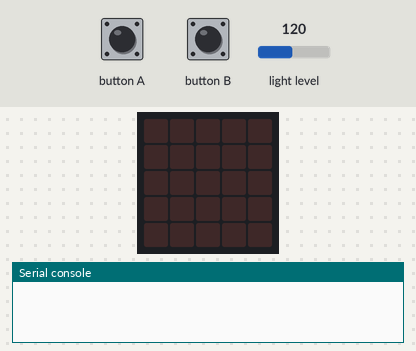
A program run on a simulated BBC micro:bit (MakeCode). Shown: the board's 5×5 LED display, the last lines printed to the serial console. Inputs (shaded band) come from the test bench; at power-on: light level 120.

Above: at 1.2 s.
1.3 s: button A pressed for 0.15 s
At 2.5 s:
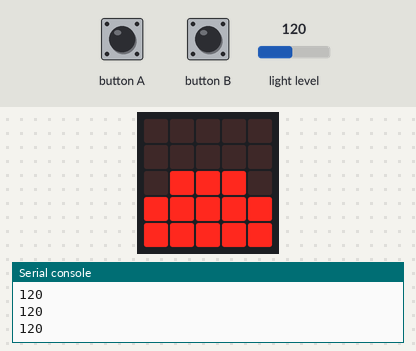
2.9 s: button B pressed for 0.15 s
At 4.0 s:
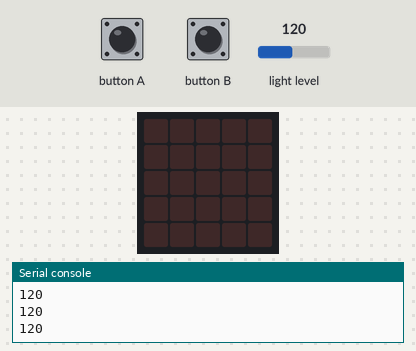
4.5 s: button A pressed for 1 s
At 5.3 s:
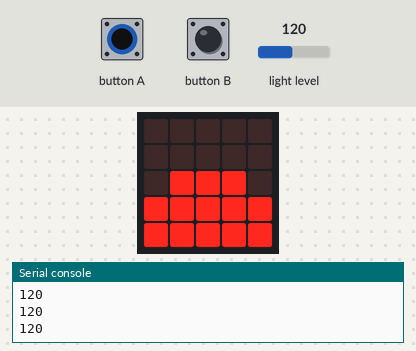
7.0 s: button B pressed for 1 s
At 7.6 s:
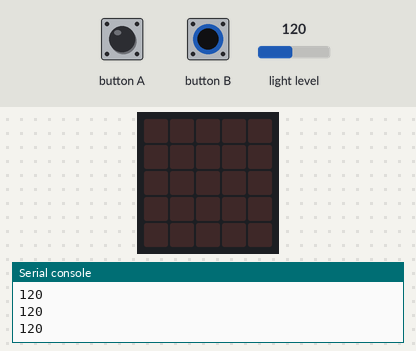
Timing chart, 0 to 10.0 s (numbered marks = the images above; inputs shaded):
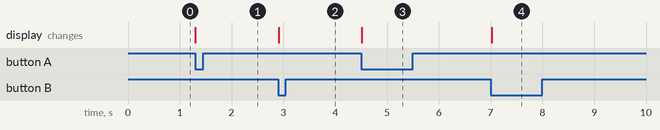

The program:

main.ts
```typescript
basic.forever(function () {
    if (input.buttonIsPressed(Button.A)) {
        led.plotBarGraph(
        input.lightLevel(),
        255
        )
    } else {
        if (input.buttonIsPressed(Button.B)) {
            basic.clearScreen()
        }
    }
})
```

test.ts
```typescript
// les tests vont ici ; cela ne sera pas compilé si ce paquet est utilisé en tant qu'extension.
```

Measured:
- after the input at 1.3 s, the display: changes at once (image 1)
- after the input at 2.9 s, the display: changes at once (image 2)
- after the input at 4.5 s, the display: changes at once (image 3)
- after the input at 7.0 s, the display: changes at once (image 4)
